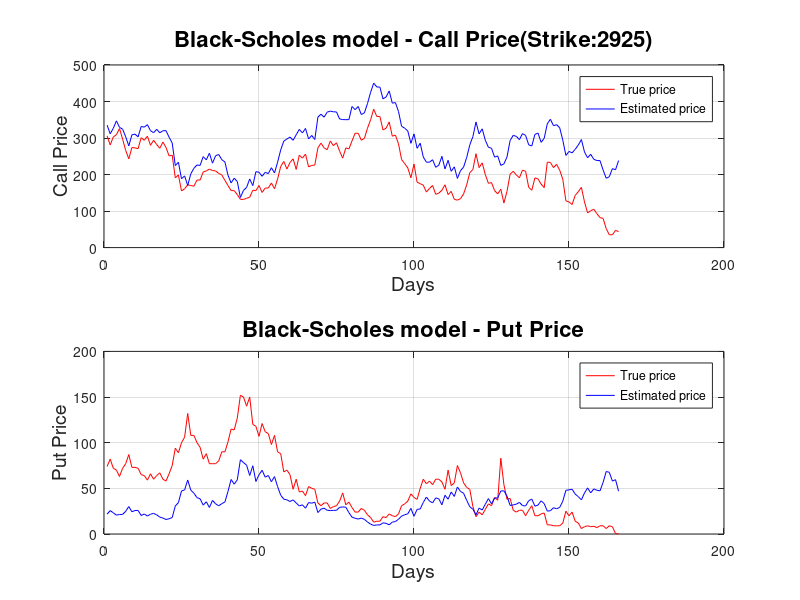
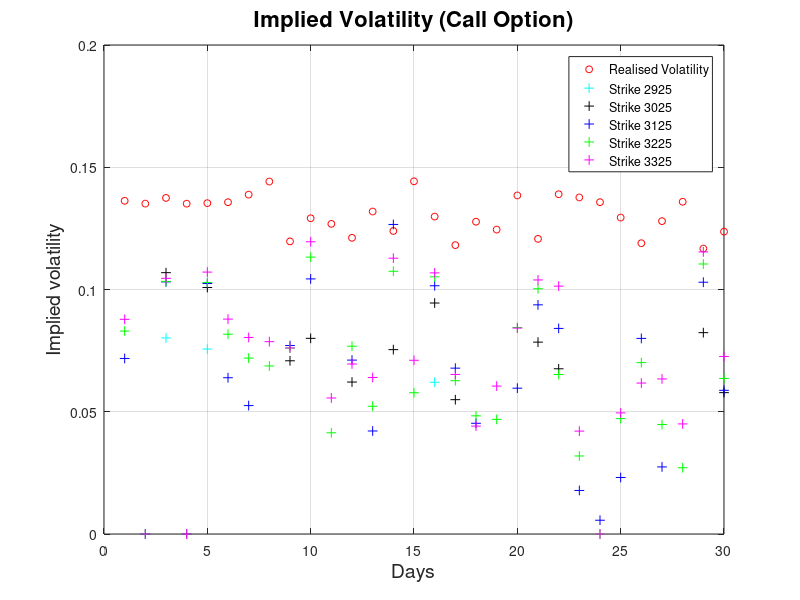
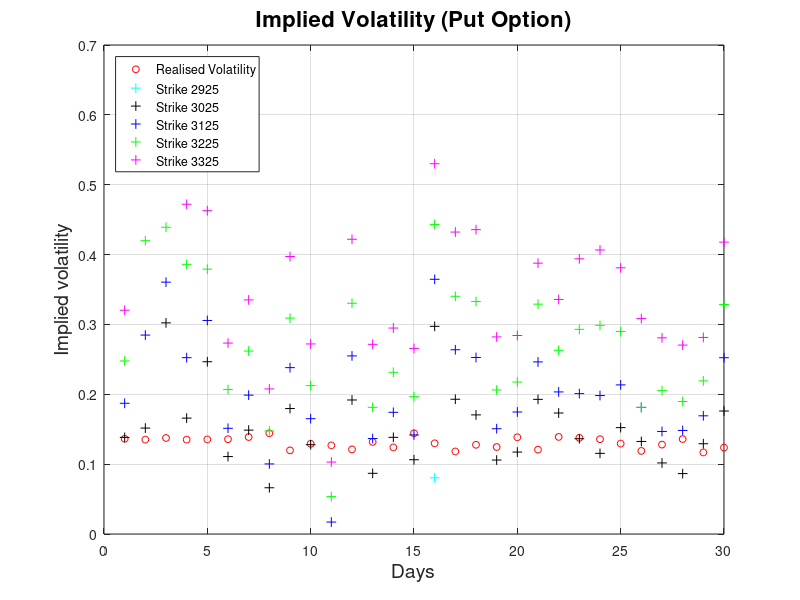

These figures' MATLAB source, in order: (Note: this script raises an error after producing the figures.)
load('c2925.mat');load('p2925.mat');load('c3025.mat');load('p3025.mat');
load('c3125.mat');load('p3125.mat');load('c3225.mat');load('p3225.mat');
load('c3325.mat');load('p3325.mat');
strike = [2925;3025;3125;3225;3325];
[rows,cols] = size(c2925);
T = floor(rows/4);
price = zeros(rows-T-1,1);
%price(:,1) = c2925(2:rows-T,3);
price(:,1) = c2925(T+2:rows,3);
% calculate returns (from Day 2)
ftse = zeros(rows,1);
ftse(:,1) = c2925(1:rows,3);
returns = zeros(rows-1,1);
for i = 1:rows-1
    returns(i,1) = log(ftse(i+1,1)/ftse(i,1));
end
% calculate volatitily (sliding window range T)
volatility = zeros(rows-1-T,1);
r = 0;
for i = 1:rows-1-T
    volatility(i,1) = std(returns(1+r:T+r,1))*sqrt(222);
    r = r+1;
end
[Call1, Put1] = blsprice(price,strike(1),0.06,0.6,volatility); %2925
[Call2, Put2] = blsprice(price,strike(2),0.06,0.6,volatility); %3025
[Call3, Put3] = blsprice(price,strike(3),0.06,0.6,volatility); %3125
[Call4, Put4] = blsprice(price,strike(4),0.06,0.6,volatility); %3225
[Call5, Put5] = blsprice(price,strike(5),0.06,0.6,volatility); %3325
figure;
ax1 = subplot(2,1,1);
box on;
grid on;
hold on;
plot(ax1,c2925(T+2:end,2),'r');
plot(ax1,Call1,'b');
xlabel(ax1,"Days",'FontSize',14);
ylabel(ax1,"Call Price",'FontSize',14);
title(ax1,"Black-Scholes model - Call Price(Strike:2925)",'FontSize',16);
legend("True price","Estimated price");
ax2 = subplot(2,1,2);
box on;
grid on;
hold on;
plot(ax2,p2925(T+2:end,2),'r');
plot(ax2,Put1,'b');
xlabel(ax2,"Days",'FontSize',14);
ylabel(ax2,"Put Price",'FontSize',14);
title(ax2,"Black-Scholes model - Put Price",'FontSize',16);
legend("True price","Estimated price");

% implied volatility
temp_c2925 = c2925(T+2:end,:);
temp_c3025 = c3025(T+2:end,:);
temp_c3125 = c3125(T+2:end,:);
temp_c3225 = c3225(T+2:end,:);
temp_c3325 = c3325(T+2:end,:);
temp_p2925 = p2925(T+2:end,:);
temp_p3025 = p3025(T+2:end,:);
temp_p3125 = p3125(T+2:end,:);
temp_p3225 = p3225(T+2:end,:);
temp_p3325 = p3325(T+2:end,:);
% rand number
k = 30;
idx = randperm(166,k);
value = zeros(k,5);
value(:,1) = temp_c2925(idx,2);
value(:,2) = temp_c3025(idx,2);
value(:,3) = temp_c3125(idx,2);
value(:,4) = temp_c3225(idx,2);
value(:,5) = temp_c3325(idx,2);
putValue = zeros(k,5);
putValue(:,1) = temp_p2925(idx,2);
putValue(:,2) = temp_p3025(idx,2);
putValue(:,3) = temp_p3125(idx,2);
putValue(:,4) = temp_p3225(idx,2);
putValue(:,5) = temp_p3325(idx,2);
temp_price = zeros(k,1);
temp_price = temp_c2925(idx,3);
rate = 0.06;
time = 0.6;
Volatility = zeros(k,10);
Volatility(:,1) = blsimpv(temp_price,strike(1),rate,time,value(:,1));
Volatility(:,2) = blsimpv(temp_price,strike(2),rate,time,value(:,2));
Volatility(:,3) = blsimpv(temp_price,strike(3),rate,time,value(:,3));
Volatility(:,4) = blsimpv(temp_price,strike(4),rate,time,value(:,4));
Volatility(:,5) = blsimpv(temp_price,strike(5),rate,time,value(:,5));
Volatility(:,6) = blsimpv(temp_price,strike(1),rate,time,putValue(:,1));
Volatility(:,7) = blsimpv(temp_price,strike(5),rate,time,putValue(:,2));
Volatility(:,8) = blsimpv(temp_price,strike(5),rate,time,putValue(:,3));
Volatility(:,9) = blsimpv(temp_price,strike(5),rate,time,putValue(:,4));
Volatility(:,10) = blsimpv(temp_price,strike(5),rate,time,putValue(:,5));
temp_vola = zeros(k,1);
temp_vola(:,1) = volatility(idx);
% plot scatter points of estimated volatility and implied volatility (call option)
figure;
box on;
grid on;
hold on;
plot(temp_vola,'or','MarkerSize',5);
plot(Volatility(:,1),'c+','MarkerSize',7);
plot(Volatility(:,2),'k+','MarkerSize',7);
plot(Volatility(:,3),'b+','MarkerSize',7);
plot(Volatility(:,4),'g+','MarkerSize',7);
plot(Volatility(:,5),'m+','MarkerSize',7);
xlabel("Days",'FontSize',14);
ylabel("Implied volatility",'FontSize',14);
title("Implied Volatility (Call Option)",'FontSize',16);
legend("Realised Volatility","Strike 2925","Strike 3025","Strike 3125","Strike 3225","Strike 3325");

% plot scatter points of estimated volatility and implied volatility (put option)
figure;
box on;
grid on;
hold on;
plot(temp_vola,'or','MarkerSize',5);
plot(Volatility(:,6),'c+','MarkerSize',7);
plot(Volatility(:,7),'k+','MarkerSize',7);
plot(Volatility(:,8),'b+','MarkerSize',7);
plot(Volatility(:,9),'g+','MarkerSize',7);
plot(Volatility(:,10),'m+','MarkerSize',7);
xlabel("Days",'FontSize',14);
ylabel("Implied volatility",'FontSize',14);
title("Implied Volatility (Put Option)",'FontSize',16);
legend("Realised Volatility","Strike 2925","Strike 3025","Strike 3125","Strike 3225","Strike 3325",'Location','northwest');

% plot volatility smile.
smile = zeros(5,2);
smile(1,1) = Volatility(62,1); % Call option
smile(2,1) = Volatility(62,2);
smile(3,1) = Volatility(62,3);
smile(4,1) = Volatility(62,4);
smile(5,1) = Volatility(62,5);
smile(1,2) = Volatility(62,6); % Put option
smile(2,2) = Volatility(62,7);
smile(3,2) = Volatility(62,8);
smile(4,2) = Volatility(62,9);
smile(5,2) = Volatility(62,10);
% plot call option
figure;
ax1 = subplot(2,1,1);
box on;
grid on;
hold on;
plot(ax1,smile(:,1));
plot(ax1,smile(:,1),'ob','MarkerSize',7);
xlabel(ax1,"Strike Price",'FontSize',14);
ylabel(ax1,"Implied Volatility",'FontSize',14);
title(ax1,"Smile Volatility (Call Option)",'FontSize',16);
xticks([1 2 3 4 5])
xticklabels({'2925','3025','3125','3225','3325'});
% plot put option
ax2 =subplot(2,1,2);
box on;
grid on;
hold on;
plot(ax2,smile(:,2));
plot(ax2,smile(:,2),'ob','MarkerSize',7);
xlabel(ax2,"Strike Price",'FontSize',14);
ylabel(ax2,"Implied Volatility",'FontSize',14);
xticks([1 2 3 4 5])
xticklabels({'2925','3025','3125','3225','3325'});
title(ax2,"Smile Volatility (Put Option)",'FontSize',16);
